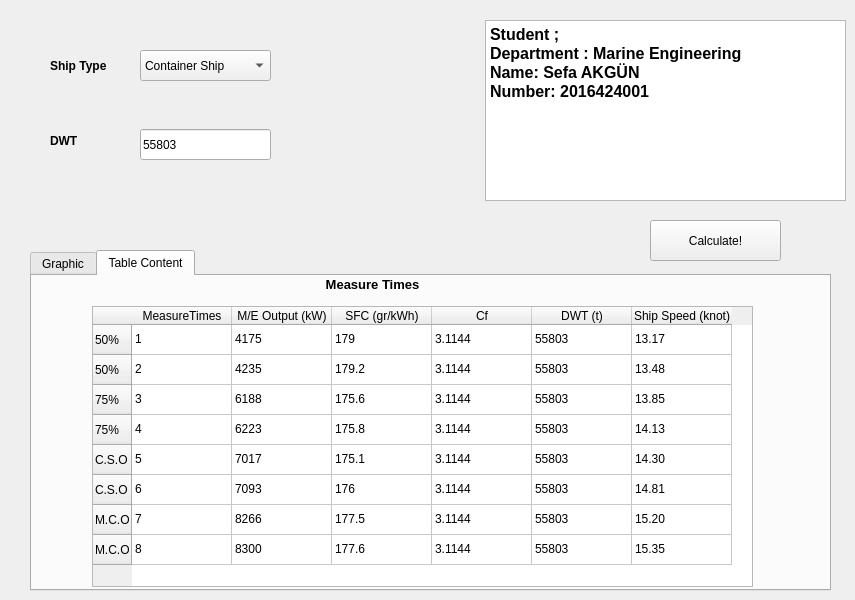
  <widget class="QWidget" name="centralwidget">
   <widget class="QComboBox" name="comboBox">
    <property name="geometry">
     <rect>
      <x>140</x>
      <y>50</y>
      <width>131</width>
      <height>31</height>
     </rect>
    </property>
    <item>
     <property name="text">
      <string>Container Ship</string>
     </property>
    </item>
    <item>
     <property name="text">
      <string>Oil Tanker</string>
     </property>
    </item>
    <item>
     <property name="text">
      <string>Bulk Carrier</string>
     </property>
    </item>
   </widget>
   <widget class="QLineEdit" name="dwt">
    <property name="geometry">
     <rect>
      <x>140</x>
      <y>129</y>
      <width>131</width>
      <height>31</height>
     </rect>
    </property>
    <property name="text">
     <string>55803</string>
    </property>
   </widget>
   <widget class="QLabel" name="label">
    <property name="geometry">
     <rect>
      <x>50</x>
      <y>120</y>
      <width>71</width>
      <height>41</height>
     </rect>
    </property>
    <property name="font">
     <font>
      <weight>75</weight>
      <bold>true</bold>
     </font>
    </property>
    <property name="text">
     <string>DWT</string>
    </property>
   </widget>
   <widget class="QPushButton" name="hesapla">
    <property name="geometry">
     <rect>
      <x>650</x>
      <y>220</y>
      <width>131</width>
      <height>41</height>
     </rect>
    </property>
    <property name="text">
     <string>Calculate!</string>
    </property>
   </widget>
   <widget class="QTextBrowser" name="textBrowser">
    <property name="geometry">
     <rect>
      <x>485</x>
      <y>20</y>
      <width>361</width>
      <height>181</height>
     </rect>
    </property>
    <property name="html">
     <string>&lt;!DOCTYPE HTML PUBLIC &quot;-//W3C//DTD HTML 4.0//EN&quot; &quot;http://www.w3.org/TR/REC-html40/strict.dtd&quot;&gt;
&lt;html&gt;&lt;head&gt;&lt;meta name=&quot;qrichtext&quot; content=&quot;1&quot; /&gt;&lt;style type=&quot;text/css&quot;&gt;
p, li { white-space: pre-wrap; }
&lt;/style&gt;&lt;/head&gt;&lt;body style=&quot; font-family:'MS Shell Dlg 2'; font-size:8.25pt; font-weight:400; font-style:normal;&quot;&gt;
&lt;p style=&quot; margin-top:0px; margin-bottom:0px; margin-left:0px; margin-right:0px; -qt-block-indent:0; text-indent:0px;&quot;&gt;&lt;span style=&quot; font-size:12pt; font-weight:600;&quot;&gt;Student ;&lt;/span&gt;&lt;/p&gt;
&lt;p style=&quot; margin-top:0px; margin-bottom:0px; margin-left:0px; margin-right:0px; -qt-block-indent:0; text-indent:0px;&quot;&gt;&lt;span style=&quot; font-size:12pt; font-weight:600;&quot;&gt;Department : Marine Engineering&lt;/span&gt;&lt;/p&gt;
&lt;p style=&quot; margin-top:0px; margin-bottom:0px; margin-left:0px; margin-right:0px; -qt-block-indent:0; text-indent:0px;&quot;&gt;&lt;span style=&quot; font-size:12pt; font-weight:600;&quot;&gt;Name: Sefa AKGÜN&lt;/span&gt;&lt;/p&gt;
&lt;p style=&quot; margin-top:0px; margin-bottom:0px; margin-left:0px; margin-right:0px; -qt-block-indent:0; text-indent:0px;&quot;&gt;&lt;span style=&quot; font-size:12pt; font-weight:600;&quot;&gt;Number: 2016424001&lt;/span&gt;&lt;/p&gt;
&lt;p style=&quot;-qt-paragraph-type:empty; margin-top:0px; margin-bottom:0px; margin-left:0px; margin-right:0px; -qt-block-indent:0; text-indent:0px; font-size:12pt; font-weight:600;&quot;&gt;&lt;br /&gt;&lt;/p&gt;&lt;/body&gt;&lt;/html&gt;</string>
    </property>
   </widget>
   <widget class="QLabel" name="label_16">
    <property name="geometry">
     <rect>
      <x>50</x>
      <y>40</y>
      <width>71</width>
      <height>51</height>
     </rect>
    </property>
    <property name="font">
     <font>
      <weight>75</weight>
      <bold>true</bold>
     </font>
    </property>
    <property name="text">
     <string>Ship Type</string>
    </property>
   </widget>
   <widget class="QTabWidget" name="tabWidget">
    <property name="geometry">
     <rect>
      <x>30</x>
      <y>250</y>
      <width>801</width>
      <height>341</height>
     </rect>
    </property>
    <property name="currentIndex">
     <number>1</number>
    </property>
    <widget class="QWidget" name="tab">
     <attribute name="title">
      <string>Graphic</string>
     </attribute>
     <widget class="MplWidget" name="MplWidget" native="true">
      <property name="geometry">
       <rect>
        <x>10</x>
        <y>10</y>
        <width>771</width>
        <height>281</height>
       </rect>
      </property>
     </widget>
    </widget>
    <widget class="QWidget" name="tab_2">
     <attribute name="title">
      <string>Table Content</string>
     </attribute>
     <widget class="QTableWidget" name="tableWidget">
      <property name="geometry">
       <rect>
        <x>60</x>
        <y>30</y>
        <width>661</width>
        <height>281</height>
       </rect>
      </property>
      <row>
       <property name="text">
        <string>50%</string>
       </property>
      </row>
      <row>
       <property name="text">
        <string>50%</string>
       </property>
      </row>
      <row>
       <property name="text">
        <string>75%</string>
       </property>
      </row>
      <row>
       <property name="text">
        <string>75%</string>
       </property>
      </row>
      <row>
       <property name="text">
        <string>C.S.O</string>
       </property>
      </row>
      <row>
       <property name="text">
        <string>C.S.O</string>
       </property>
      </row>
      <row>
       <property name="text">
        <string>M.C.O</string>
       </property>
      </row>
      <row>
       <property name="text">
        <string>M.C.O</string>
       </property>
      </row>
      <column>
       <property name="text">
        <string>MeasureTimes</string>
       </property>
      </column>
      <column>
       <property name="text">
        <string>M/E Output (kW)</string>
       </property>
      </column>
      <column>
       <property name="text">
        <string>SFC (gr/kWh)</string>
       </property>
      </column>
      <column>
       <property name="text">
        <string>Cf</string>
       </property>
      </column>
      <column>
       <property name="text">
        <string>DWT (t)</string>
       </property>
      </column>
      <column>
       <property name="text">
        <string>Ship Speed (knot)</string>
       </property>
      </column>
      <item row="0" column="0">
       <property name="text">
        <string>1</string>
       </property>
      </item>
      <item row="0" column="1">
       <property name="text">
        <string>4175</string>
       </property>
      </item>
      <item row="0" column="2">
       <property name="text">
        <string>179</string>
       </property>
      </item>
      <item row="0" column="3">
       <property name="text">
        <string>3.1144</string>
       </property>
      </item>
      <item row="0" column="4">
       <property name="text">
        <string>55803</string>
       </property>
      </item>
      <item row="0" column="5">
       <property name="text">
        <string>13.17</string>
       </property>
      </item>
      <item row="1" column="0">
       <property name="text">
        <string>2</string>
       </property>
      </item>
      <item row="1" column="1">
       <property name="text">
        <string>4235</string>
       </property>
      </item>
      <item row="1" column="2">
       <property name="text">
        <string>179.2</string>
       </property>
      </item>
      <item row="1" column="3">
       <property name="text">
        <string>3.1144</string>
       </property>
      </item>
      <item row="1" column="4">
       <property name="text">
        <string>55803</string>
       </property>
      </item>
      <item row="1" column="5">
       <property name="text">
        <string>13.48</string>
       </property>
      </item>
      <item row="2" column="0">
       <property name="text">
        <string>3</string>
       </property>
      </item>
      <item row="2" column="1">
       <property name="text">
        <string>6188</string>
       </property>
      </item>
      <item row="2" column="2">
       <property name="text">
        <string>175.6</string>
       </property>
      </item>
      <item row="2" column="3">
       <property name="text">
        <string>3.1144</string>
       </property>
      </item>
      <item row="2" column="4">
       <property name="text">
        <string>55803</string>
       </property>
      </item>
      <item row="2" column="5">
       <property name="text">
        <string>13.85</string>
       </property>
      </item>
      <item row="3" column="0">
       <property name="text">
        <string>4</string>
       </property>
      </item>
      <item row="3" column="1">
       <property name="text">
        <string>6223</string>
       </property>
      </item>
      <item row="3" column="2">
       <property name="text">
        <string>175.8</string>
       </property>
      </item>
      <item row="3" column="3">
       <property name="text">
        <string>3.1144</string>
       </property>
      </item>
      <item row="3" column="4">
       <property name="text">
        <string>55803</string>
       </property>
      </item>
      <item row="3" column="5">
       <property name="text">
        <string>14.13</string>
       </property>
      </item>
      <item row="4" column="0">
       <property name="text">
        <string>5</string>
       </property>
      </item>
      <item row="4" column="1">
       <property name="text">
        <string>7017</string>
       </property>
      </item>
      <item row="4" column="2">
       <property name="text">
        <string>175.1</string>
       </property>
      </item>
      <item row="4" column="3">
       <property name="text">
        <string>3.1144</string>
       </property>
      </item>
      <item row="4" column="4">
       <property name="text">
        <string>55803</string>
       </property>
      </item>
      <item row="4" column="5">
       <property name="text">
        <string>14.30</string>
       </property>
      </item>
      <item row="5" column="0">
       <property name="text">
        <string>6</string>
       </property>
      </item>
      <item row="5" column="1">
       <property name="text">
        <string>7093</string>
       </property>
      </item>
      <item row="5" column="2">
       <property name="text">
        <string>176</string>
       </property>
      </item>
      <item row="5" column="3">
       <property name="text">
        <string>3.1144</string>
       </property>
      </item>
      <item row="5" column="4">
       <property name="text">
        <string>55803</string>
       </property>
      </item>
      <item row="5" column="5">
       <property name="text">
        <string>14.81</string>
       </property>
      </item>
      <item row="6" column="0">
       <property name="text">
        <string>7</string>
       </property>
      </item>
      <item row="6" column="1">
       <property name="text">
        <string>8266</string>
       </property>
      </item>
      <item row="6" column="2">
       <property name="text">
        <string>177.5</string>
       </property>
      </item>
      <item row="6" column="3">
       <property name="text">
        <string>3.1144</string>
       </property>
      </item>
      <item row="6" column="4">
       <property name="text">
        <string>55803</string>
       </property>
      </item>
      <item row="6" column="5">
       <property name="text">
        <string>15.20</string>
       </property>
      </item>
      <item row="7" column="0">
       <property name="text">
        <string>8</string>
       </property>
      </item>
      <item row="7" column="1">
       <property name="text">
        <string>8300</string>
       </property>
      </item>
      <item row="7" column="2">
       <property name="text">
        <string>177.6</string>
       </property>
      </item>
      <item row="7" column="3">
       <property name="text">
        <string>3.1144</string>
       </property>
      </item>
      <item row="7" column="4">
       <property name="text">
        <string>55803</string>
       </property>
      </item>
      <item row="7" column="5">
       <property name="text">
        <string>15.35</string>
       </property>
      </item>
     </widget>
     <widget class="QLabel" name="label_15">
      <property name="geometry">
       <rect>
        <x>280</x>
        <y>0</y>
        <width>121</width>
        <height>16</height>
       </rect>
      </property>
      <property name="font">
       <font>
        <pointsize>10</pointsize>
        <weight>75</weight>
        <bold>true</bold>
       </font>
      </property>
      <property name="layoutDirection">
       <enum>Qt::LeftToRight</enum>
      </property>
      <property name="autoFillBackground">
       <bool>false</bool>
      </property>
      <property name="text">
       <string>Measure Times</string>
      </property>
      <property name="alignment">
       <set>Qt::AlignCenter</set>
      </property>
     </widget>
    </widget>
   </widget>
  </widget>
